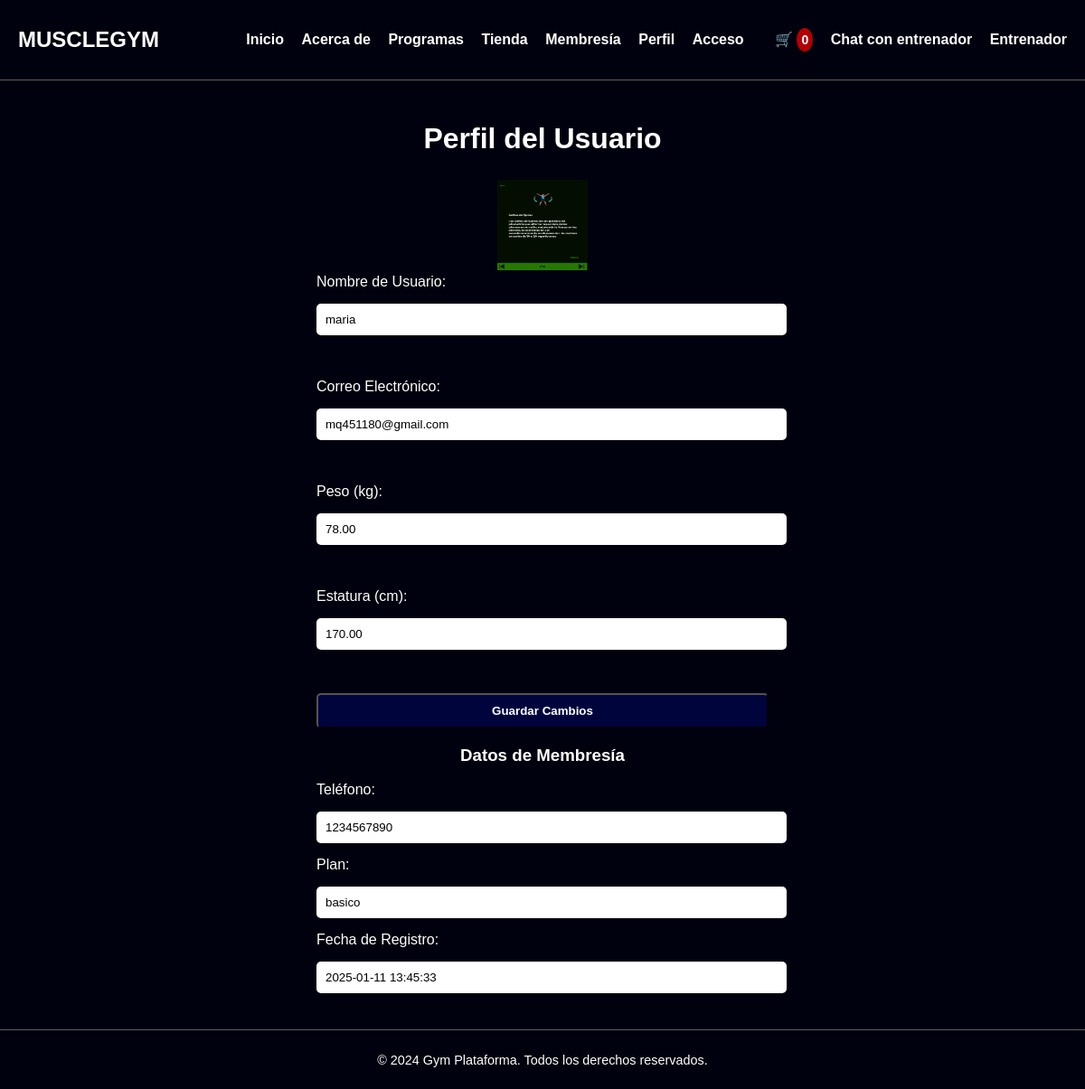
The page /pages/perfil/perfil1.php (signed in) on the database its author committed.
### tables this page shows
CREATE TABLE `usuario` (
  `id_usuario` int(11) NOT NULL,
  `nombre_usuario` varchar(100) NOT NULL,
  `email` varchar(100) NOT NULL,
  `password` varchar(255) NOT NULL,
  `foto_perfil` varchar(255) DEFAULT NULL,
  `peso` decimal(5,2) DEFAULT NULL,
  `estatura` decimal(5,2) DEFAULT NULL
);

CREATE TABLE `membresias` (
  `id` int(11) NOT NULL,
  `nombre` varchar(100) NOT NULL,
  `email` varchar(100) NOT NULL,
  `telefono` varchar(20) NOT NULL,
  `plan` enum('basico','avanzado','premium') NOT NULL,
  `fecha_registro` timestamp NOT NULL DEFAULT current_timestamp()
);

### pages/perfil/perfil1.php (the view, shortened to what this page needs)
<?php
$usuario = $_SESSION['usuario'];
$servername = "localhost";
$username = "root";
$password = "";
$dbname = "gym_plataforma";
$conn = new mysqli($servername, $username, $password, $dbname);
$sql_usuario = "SELECT id_usuario, nombre_usuario, email, peso, estatura, foto_perfil FROM usuario WHERE nombre_usuario = ?";
$stmt_usuario = $conn->prepare($sql_usuario);
$stmt_usuario->bind_param("s", $usuario['nombre_usuario']);
$stmt_usuario->execute();
$result_usuario = $stmt_usuario->get_result();
if ($result_usuario->num_rows > 0) {
    $usuarioDatos = $result_usuario->fetch_assoc();
} else {
    echo "No se encontró el usuario.";
    exit();
}
$sql_membresia = "SELECT nombre, email, telefono, plan, fecha_registro FROM membresias WHERE email = ?";
$stmt_membresia = $conn->prepare($sql_membresia);
$stmt_membresia->bind_param("s", $usuarioDatos['email']);
$stmt_membresia->execute();
$result_membresia = $stmt_membresia->get_result();
if ($result_membresia->num_rows > 0) {
    $membresiaDatos = $result_membresia->fetch_assoc();
} else {
    echo "No se encontró la membresía asociada al usuario.";
    exit();
}
?>
<!DOCTYPE html>
<html lang="es">
<head>
</head>
<body>
  <header>
  <h2>MUSCLEGYM</h2>
  <nav>
    <a href="/htmlgym/pages/inicio/dashboard.html">Inicio</a>
    <a href="/htmlgym/pages/acerca_de/acerca.html">Acerca de</a>
    <a href="/htmlgym/pages/programas/programas.php">Programas</a>
    <a href="/htmlgym/pages/tienda/tienda.html">Tienda</a>
    <a href="/htmlgym/pages/membrecia/membresia.html">Membresía</a>
    <a href="/htmlgym/pages/perfil/perfil1.php">Perfil</a>
    <a href="/htmlgym/pages/index/login.html">Acceso</a>
  <a class="carrito-icono">
    <a href="/htmlgym/pages/tienda/carrito.html" id="carritoMenu">
      🛒
      <span id="contadorCarrito" class="contador">0</span>
    </a>
  </a>
  <a href="/htmlgym/pages/entrenador/index.php">Chat con entrenador</a>
  <a href="/htmlgym/pages/entrenador/chat.php">Entrenador</a>
</nav>
</header>
  <main>
    <h2>Perfil del Usuario</h2>
    <img src="<?php echo '/htmlgym/pages/index/' . htmlspecialchars($usuarioDatos['foto_perfil']); ?>" alt="Foto de perfil" width="100" height="100"><br>
    <form action="perfil.php" method="POST" enctype="multipart/form-data">
        <label for="nombre_usuario">Nombre de Usuario:</label>
        <input type="text" id="nombre_usuario" name="nombre_usuario" value="<?php echo htmlspecialchars($usuarioDatos['nombre_usuario']); ?>" required><br>
        <label for="email">Correo Electrónico:</label>
        <input type="email" id="email" name="email" value="<?php echo htmlspecialchars($usuarioDatos['email']); ?>" required><br>
        <label for="peso">Peso (kg):</label>
        <input type="number" id="peso" name="peso" value="<?php echo htmlspecialchars($usuarioDatos['peso']); ?>" required><br>
        <label for="estatura">Estatura (cm):</label>
        <input type="number" id="estatura" name="estatura" value="<?php echo htmlspecialchars($usuarioDatos['estatura']); ?>" required><br>
        <button type="submit">Guardar Cambios</button>
    </form>
    <h3>Datos de Membresía</h3>
<form>
    <label for="telefono">Teléfono:</label>
    <input type="text" id="telefono" value="<?php echo htmlspecialchars($membresiaDatos['telefono']); ?>" readonly>
    <label for="plan">Plan:</label>
    <input type="text" id="plan" value="<?php echo htmlspecialchars($membresiaDatos['plan']); ?>" readonly>
    <label for="fecha_registro">Fecha de Registro:</label>
    <input type="text" id="fecha_registro" value="<?php echo htmlspecialchars($membresiaDatos['fecha_registro']); ?>" readonly>
</form>
  </main>
  <footer>
    <p>© 2024 Gym Plataforma. Todos los derechos reservados.</p>
  </footer>
</body>
</html>

### pages/perfil/perfil1.php (style rules this page uses)
body { font-family: 'Arial', sans-serif; background-color: #00010E; margin: 0; padding: 0; color: white; }
header { display: flex; justify-content: space-between; align-items: center; padding: 10px 20px; background-color: rgba(0, 0, 0, 0); position: relative; z-index: 2; border-bottom: 0.1px solid #ffffff5e; }
header nav a { color: #ffffff; margin-left: 15px; text-decoration: none; font-weight: bold; }
a { text-decoration: none; }
main { padding: 20px; text-align: center; }
main h2 { font-size: 2em; color: #ffffff; }
form { max-width: 500px; margin: 0 auto; display: flex; flex-direction: column; gap: 15px; }
label { text-align: left; }
input, textarea, select { padding: 10px; border-radius: 5px; border: none; width: 100%; }
button { display: inline-block; padding: 10px 20px; background: #00043d; color: #ffffff; font-weight: bold; border-radius: 5px; text-decoration: none; position: relative; z-index: 2; }
footer { text-align: center; padding: 10px; margin-top: 20px; background-color: rgba(0, 0, 0, 0); border-top: 0.1px solid #ffffff5e; }
footer p { font-size: 0.9em; color: #ffffff; }
.contador { top: -10px; right: -10px; background-color: rgba(255, 0, 0, 0.7); color: white; border-radius: 50%; padding: 5px 5px; font-size: 14px; }

### rows shown on the page
usuario: foto_perfil (picture), nombre_usuario "maria", email "mq451180@gmail.com", peso "78.00", estatura "170.00"
membresias: telefono "1234567890", plan "basico", fecha_registro "2025-01-11 13:45:33"
